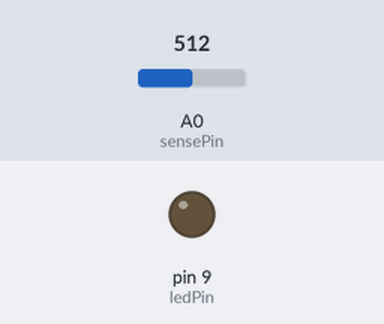
Recording of a sketch running on a simulated Arduino Uno, built with avr-gcc and run on an emulated ATmega328P. Shown: output pins drawn as LEDs (lit = HIGH). The inputs (shaded band) are chosen by the test bench; at power-on: A0 (sensePin) = 512.

Above: at 1.2 s.
1.3 s: A0 (sensePin) set to 482
At 1.6 s:
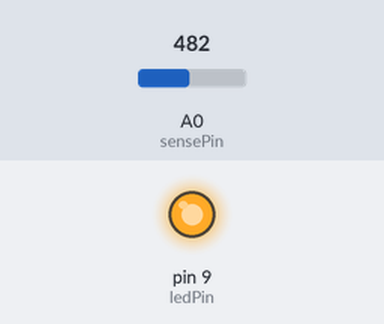
2.8 s: A0 (sensePin) set to 510
At 3.9 s:
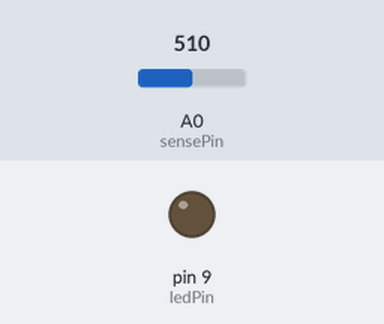
4.3 s: A0 (sensePin) set to 490
At 5.1 s:
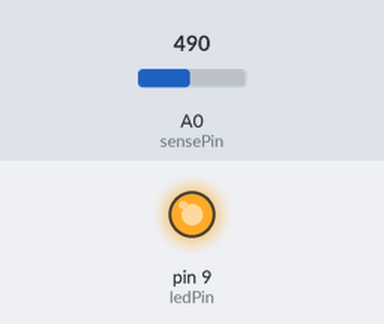
Timing chart, 0 to 7.3 s (numbered marks = the images above; inputs shaded):
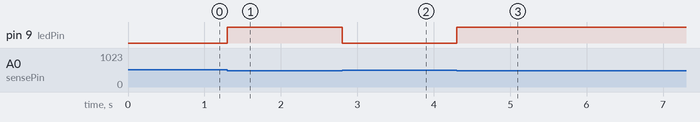

The sketch:

nigth_light.ino
```cpp
int sensePin = 0;
int ledPin = 9;

void setup()
{
  analogReference(DEFAULT); // no es necesario
  pinMode(ledPin, OUTPUT);
}

void loop()
{
  int val = analogRead(sensePin);

  if (val < 500)
    digitalWrite(ledPin,HIGH);
  else
    digitalWrite(ledPin,LOW);
}
```

Measured:
- the behaviour switches between 500 and 499 on A0 (sensePin) (found by bisection; images 0 and 1)
- after the input at 1.3 s, pin 9 (ledPin): LOW → HIGH at once
- after the input at 2.8 s, pin 9 (ledPin): HIGH → LOW at once
- after the input at 4.3 s, pin 9 (ledPin): LOW → HIGH at once
